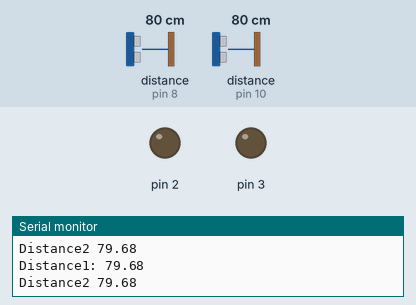
A sketch run on a simulated Arduino Uno, built with avr-gcc and run on an emulated ATmega328P. Parts: output pins drawn as LEDs (lit = HIGH), the last lines printed to the serial monitor. Wiring (inferred from the names in the program): 2 × ultrasonic range finder: trigger pin 7, echo pin 8 / trigger pin 9, echo pin 10. The test bench sets the inputs (shaded band); at power-on: distance to the obstacle (sensors on pin 8, pin 10) 80 cm. The echo pulse lasts 58.3 µs per cm; pins used as bus, display or sensor lines are not drawn.

Above: at 1.2 s.
1.3 s: distance to the obstacle (sensor on pin 8) set to 23 cm
2.8 s: distance to the obstacle (sensor on pin 8) set to 18 cm
At 3.2 s:
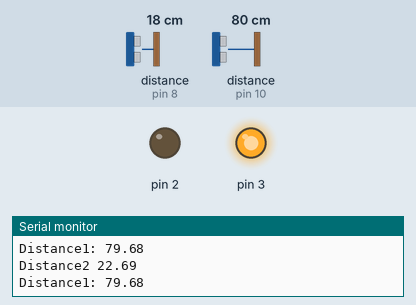
5.8 s: distance to the obstacle (sensor on pin 10) set to 22 cm
8.8 s: distance to the obstacle (sensor on pin 10) set to 18 cm
At 9.3 s:
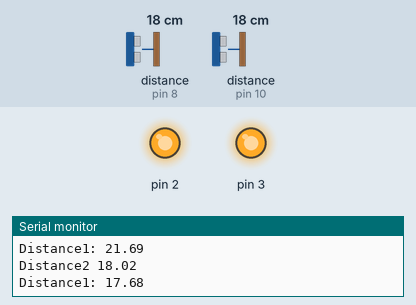
11.8 s: distance to the obstacle (sensor on pin 8) set to 35 cm
At 12.2 s:
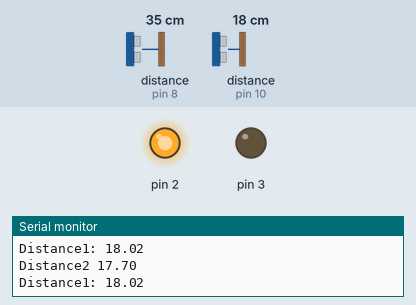
14.8 s: distance to the obstacle (sensor on pin 8) set to 2 cm
At 15.3 s:
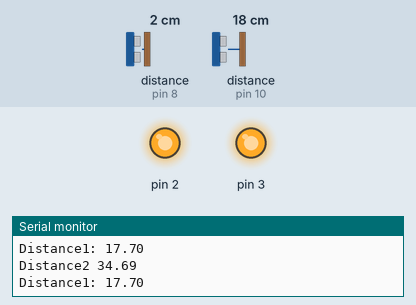
Timing chart, 0 to 17.8 s (numbered marks = the images above; inputs shaded):
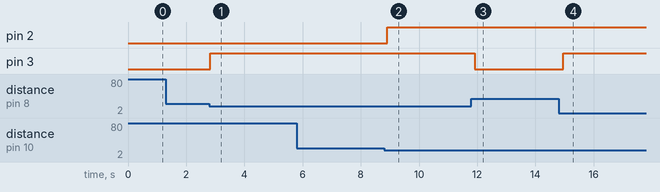

Measured:
- the behaviour switches between 21 and 20 cm on distance to the obstacle (sensor on pin 8) (found by bisection; images 0 and 1)
- the behaviour switches between 21 and 20 cm on distance to the obstacle (sensor on pin 10) (found by bisection; images 1 and 2)
- after the input at 2.8 s, pin 3: LOW → HIGH at once
- after the input at 8.8 s, pin 2: LOW → HIGH after 0.10 s
- after the input at 11.8 s, pin 3: HIGH → LOW after 0.12 s
- after the input at 14.8 s, pin 3: LOW → HIGH after 0.16 s

The sketch:

2_sensors_and_2_motors.ino
```cpp
const int trigPin1 = 9;
const int echoPin1 = 10;
const int trigPin2 = 7;
const int echoPin2 = 8;
float duration1, distance1, duration2, distance2;

void setup() {
  pinMode(trigPin1, OUTPUT);
  pinMode(echoPin1, INPUT);
  pinMode(2, OUTPUT);

  pinMode(trigPin2, OUTPUT);
  pinMode(echoPin2, INPUT);
  pinMode(3, OUTPUT);
  Serial.begin(9600);
}

void loop() {

  digitalWrite(trigPin1, LOW);
  delayMicroseconds(2);
  digitalWrite(trigPin1, HIGH);
  delayMicroseconds(10);
  digitalWrite(trigPin1, LOW);

  digitalWrite(2, LOW);

  duration1 = pulseIn(echoPin1, HIGH);
  distance1 = (duration1*.0343)/2;

  Serial.print("Distance1: ");
  Serial.println(distance1);
    digitalWrite(trigPin2, LOW);
  delayMicroseconds(2);
  digitalWrite(trigPin2, HIGH);
  delayMicroseconds(10);
  digitalWrite(trigPin2, LOW);

  duration2 = pulseIn(echoPin2, HIGH);
  distance2 = (duration2*.0343)/2;


    if (distance1 < 20 && distance2 < 20){

      digitalWrite(2, HIGH);
         digitalWrite(3, HIGH);
      delay(500);
      digitalWrite(2, LOW);
       digitalWrite(3, LOW);

    }
    else if (distance2 < 20){

    digitalWrite(3, HIGH);
    delay(500);

    digitalWrite(3, LOW);
    }
    else if (distance1 < 20){
    digitalWrite(2, HIGH);

    delay(500);

    digitalWrite(2, LOW);

    }


  Serial.print("Distance2 ");
  Serial.println(distance2);

}
```
